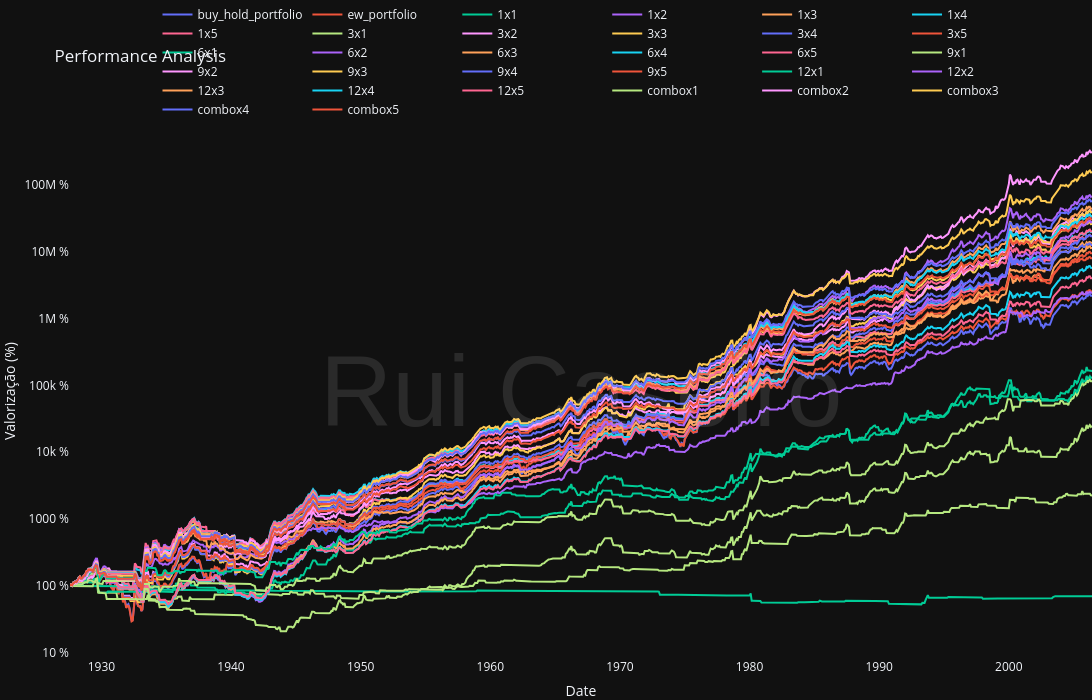

This figure's notebook cell:
### Markdown cell above
#### Returns Analysis

### Code cell
bt_lookbacks = pd.concat([bh_portfolio, ew_portfolio, is_optimization.equity_curves()], axis=1).dropna(axis=0)

main.plot_comparative_graph(bt_lookbacks)

### Figure 1 — Plotly figure (JSON) as saved in the notebook; plotly's stock layout.template omitted (floating-point values rounded to 4 significant figures; data arrays with more than 128 entries replaced by an {"elided": "..."} marker saying what was removed)
{"data": [{"name": "buy_hold_portfolio", "type": "scatter", "x": {"elided": "947 str values"}, "y": {"elided": "947 float values"}}, {"name": "ew_portfolio", "type": "scatter", "x": {"elided": "947 str values"}, "y": {"elided": "947 float values"}}, {"name": "1x1", "type": "scatter", "x": {"elided": "947 str values"}, "y": {"elided": "947 float values"}}, {"name": "1x2", "type": "scatter", "x": {"elided": "947 str values"}, "y": {"elided": "947 float values"}}, {"name": "1x3", "type": "scatter", "x": {"elided": "947 str values"}, "y": {"elided": "947 float values"}}, {"name": "1x4", "type": "scatter", "x": {"elided": "947 str values"}, "y": {"elided": "947 float values"}}, {"name": "1x5", "type": "scatter", "x": {"elided": "947 str values"}, "y": {"elided": "947 float values"}}, {"name": "3x1", "type": "scatter", "x": {"elided": "947 str values"}, "y": {"elided": "947 float values"}}, {"name": "3x2", "type": "scatter", "x": {"elided": "947 str values"}, "y": {"elided": "947 float values"}}, {"name": "3x3", "type": "scatter", "x": {"elided": "947 str values"}, "y": {"elided": "947 float values"}}, {"name": "3x4", "type": "scatter", "x": {"elided": "947 str values"}, "y": {"elided": "947 float values"}}, {"name": "3x5", "type": "scatter", "x": {"elided": "947 str values"}, "y": {"elided": "947 float values"}}, {"name": "6x1", "type": "scatter", "x": {"elided": "947 str values"}, "y": {"elided": "947 float values"}}, {"name": "6x2", "type": "scatter", "x": {"elided": "947 str values"}, "y": {"elided": "947 float values"}}, {"name": "6x3", "type": "scatter", "x": {"elided": "947 str values"}, "y": {"elided": "947 float values"}}, {"name": "6x4", "type": "scatter", "x": {"elided": "947 str values"}, "y": {"elided": "947 float values"}}, {"name": "6x5", "type": "scatter", "x": {"elided": "947 str values"}, "y": {"elided": "947 float values"}}, {"name": "9x1", "type": "scatter", "x": {"elided": "947 str values"}, "y": {"elided": "947 float values"}}, {"name": "9x2", "type": "scatter", "x": {"elided": "947 str values"}, "y": {"elided": "947 float values"}}, {"name": "9x3", "type": "scatter", "x": {"elided": "947 str values"}, "y": {"elided": "947 float values"}}, {"name": "9x4", "type": "scatter", "x": {"elided": "947 str values"}, "y": {"elided": "947 float values"}}, {"name": "9x5", "type": "scatter", "x": {"elided": "947 str values"}, "y": {"elided": "947 float values"}}, {"name": "12x1", "type": "scatter", "x": {"elided": "947 str values"}, "y": {"elided": "947 float values"}}, {"name": "12x2", "type": "scatter", "x": {"elided": "947 str values"}, "y": {"elided": "947 float values"}}, {"name": "12x3", "type": "scatter", "x": {"elided": "947 str values"}, "y": {"elided": "947 float values"}}, {"name": "12x4", "type": "scatter", "x": {"elided": "947 str values"}, "y": {"elided": "947 float values"}}, {"name": "12x5", "type": "scatter", "x": {"elided": "947 str values"}, "y": {"elided": "947 float values"}}, {"name": "combox1", "type": "scatter", "x": {"elided": "947 str values"}, "y": {"elided": "947 float values"}}, {"name": "combox2", "type": "scatter", "x": {"elided": "947 str values"}, "y": {"elided": "947 float values"}}, {"name": "combox3", "type": "scatter", "x": {"elided": "947 str values"}, "y": {"elided": "947 float values"}}, {"name": "combox4", "type": "scatter", "x": {"elided": "947 str values"}, "y": {"elided": "947 float values"}}, {"name": "combox5", "type": "scatter", "x": {"elided": "947 str values"}, "y": {"elided": "947 float values"}}], "layout": {"annotations": [{"font": {"color": "white", "family": "Arial", "size": 100}, "opacity": 0.1, "showarrow": false, "text": "Rui Caseiro", "textangle": 0, "x": 0.5, "xref": "paper", "y": 0.5, "yref": "paper"}], "height": 700, "hovermode": "x unified", "legend": {"orientation": "h", "x": 0.5, "xanchor": "center", "y": 1, "yanchor": "bottom"}, "showlegend": true, "title": {"text": "Performance Analysis"}, "width": 1200, "xaxis": {"mirror": true, "showgrid": false, "showline": false, "title": {"text": "Date"}, "zeroline": false}, "yaxis": {"mirror": true, "showgrid": false, "showline": false, "ticksuffix": " %", "title": {"text": "Valorização (%)"}, "type": "log", "zeroline": true}}}
